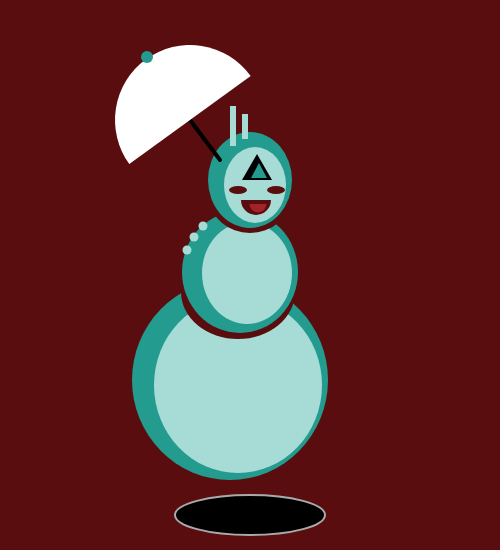
Frame 1 (no input)
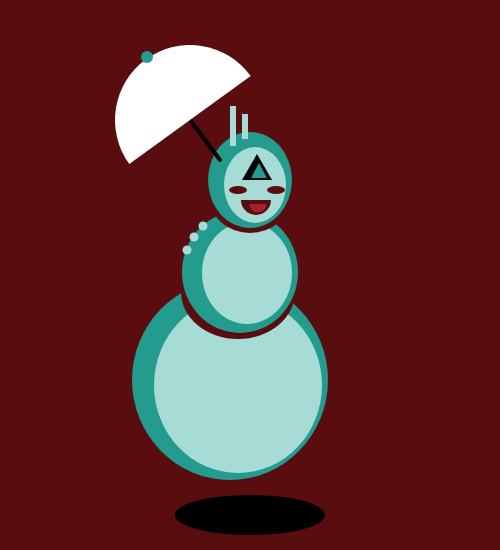
Frame 60 (no input)
Frame 120 (the mouse pressed at the canvas centre since frame 60): identical to frame 60, image omitted

The p5.js sketch that drew these frames (run headless with seeded random() and noise() and a simulated clock; from frame 60 on, the mouse is pressed at the canvas centre):

// p5.js sketch
// ── sketch.js
function setup() {
	// define artboard size
	createCanvas(500,550);
	// Set here the values that are not changing all over the sketch
	strokeWeight(2);
	stroke(170);
}

function draw() {
	background(89, 13, 14);

  //Shadow

	fill(0);
	ellipse(250, 515, 150, 40);

	//Bottom
	noStroke();
	fill(36, 155, 143);
	ellipse(230, 380, 196, 200);

	fill(167, 219, 214)
	ellipse(238, 385, 168, 176);


	//Body
	fill(89, 13, 14);
	ellipse(238, 292, 114, 94);

	fill(36, 155, 143);
	ellipse(240, 272, 116, 122);

	fill(167, 219, 214);
	ellipse(247, 273, 90, 102);

	fill(167, 219, 214);
	ellipse(187, 250, 9);

	fill(167, 219, 214);
	ellipse(194, 237, 9);

	fill(167, 219, 214);
	ellipse(203, 226, 9);

	//Head
	fill(89, 13, 14);
	ellipse(250, 198, 80, 70);

	fill(36, 155, 143);
	ellipse(250, 180, 84, 96);

	fill(167, 219, 214);
	ellipse(255, 185, 62, 76);

	fill(89, 13, 14);
	ellipse(238, 190, 18, 8);

	fill(89, 13, 14);
	ellipse(276, 190, 18, 8);

	fill(89, 13, 14);
	arc(256, 200, 30, 30, TWO_PI, PI);

	fill(164, 35, 42);
	arc(258, 204, 17, 17, TWO_PI, PI);

  fill(167, 219, 214);
	rect(230, 106, 6, 40);

	fill(167, 219, 214);
	rect(242, 114, 6, 25);

	fill(0);
  triangle(257, 154, 242, 180, 272, 180);

	fill(36, 155, 143);
  triangle(259, 163, 251, 178, 267, 178);

	//Umbrella
	strokeWeight(4);
	stroke(0, 0, 0);
	line(220, 160, 190, 120);

	noStroke();
	fill(255);
  arc(190, 120, 150, 150, TWO_PI/2.5, PI+TWO_PI/2.5);

	fill(36, 155, 143);
	ellipse(147, 57, 12);
}
